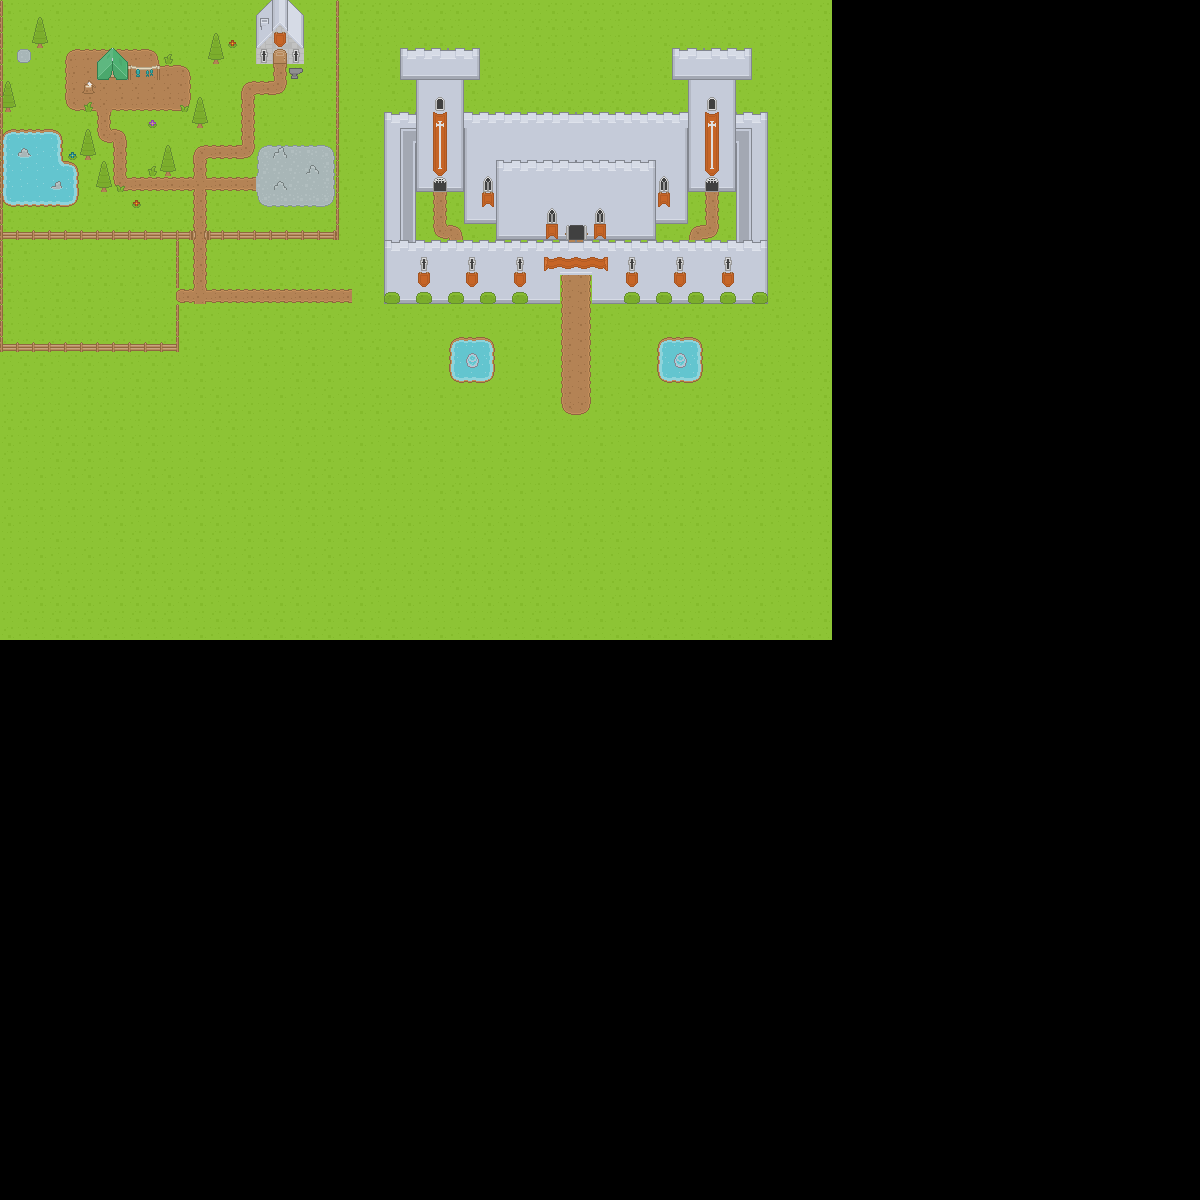

Rendered tile map (Tiled .tmx) drawn with the repository's tilesets; below, a short description and the map source with its tile grids summarised:
An orthogonal 75x75 tile map with 16x16 px tiles, 11 tile layers (Grass, Camp Floor, Castle, Smithing Shop, ...) and 79 objects.

<map version="2017.05.26" orientation="orthogonal" renderorder="left-down" width="75" height="75" tilewidth="16" tileheight="16" nextobjectid="1">
 <tileset firstgid="1" name="Base_Tileset" tilewidth="16" tileheight="16" spacing="1" tilecount="1767" columns="57">
  <image source="../Assets/Artwork/roguelikeSheet_transparent.png" width="968" height="526" />
  <tile id="2">
   <objectgroup draworder="index">
    <object id="1" x="11.0222" y="1.02222" width="4.97778" height="14.9556" />
    <object id="2" x="8" y="2" width="3.02222" height="13.9778" />
    <object id="3" x="6.02222" y="3.02222" width="1.95556" height="12.9778" />
    <object id="4" x="5.02222" y="4" width="1.04444" height="12.0222" />
    <object id="5" x="4.06667" y="5.02222" width="0.933333" height="10.9778" />
    <object id="6" x="3.02222" y="6" width="1.06667" height="9.97778" />
    <object id="7" x="1.97778" y="8" width="5.91111" height="7.91111" />
    <object id="8" x="1" y="12" width="3.33333" height="3.91111" />
   </objectgroup>
  </tile>
  <tile id="3">
   <objectgroup draworder="index">
    <object id="1" x="-0.0444444" y="2" width="16.8" height="16.3333" />
    <object id="4" x="4.02222" y="1" width="3.95556" height="15.6" />
    <object id="5" x="12" y="1.04444" width="4.02222" height="17.3778" />
   </objectgroup>
  </tile>
  <tile id="4">
   <objectgroup draworder="index">
    <object id="1" x="0" y="1.02222" width="5.02222" height="14.8889" />
    <object id="2" x="1.48889" y="2.02222" width="6.48889" height="12.8" />
    <object id="3" x="6.17778" y="3.04444" width="3.77778" height="2" />
    <object id="4" x="7.28889" y="4.04444" width="3.66667" height="3.37778" />
    <object id="5" x="8.71111" y="5.02222" width="3.24444" height="2.2" />
    <object id="6" x="10.3333" y="6.02222" width="2.62222" height="2.13333" />
    <object id="7" x="10.8" y="8" width="3.15556" height="2.35556" />
    <object id="8" x="11.2444" y="8.04444" width="2.73333" height="9.82222" />
    <object id="9" x="11.7778" y="12.0222" width="3.2" height="4.93333" />
   </objectgroup>
  </tile>
  <tile id="15">
   <objectgroup draworder="index">
    <object id="1" x="0.977778" y="4.02222" width="14.1111" height="4.97778" />
    <object id="2" x="2.06667" y="8.22222" width="10.1111" height="6.77778" />
   </objectgroup>
  </tile>
  <tile id="59">
   <objectgroup draworder="index">
    <object id="1" x="1.95556" y="-0.0444444" width="15.3333" height="16.1333" />
    <object id="2" x="1" y="4" width="14.9778" height="3.93333" />
    <object id="3" x="1" y="12.0222" width="16.1111" height="3.88889" />
   </objectgroup>
  </tile>
  <tile id="60">
   <objectgroup draworder="index">
    <object id="1" x="-0.0222222" y="0.0222222" width="16.0222" height="15.9556" />
   </objectgroup>
  </tile>
  <tile id="61">
   <objectgroup draworder="index">
    <object id="1" x="-0.133333" y="0" width="14.1111" height="16.0667" />
    <object id="2" x="4.82222" y="4.02222" width="10.1333" height="3.97778" />
    <object id="3" x="9.33333" y="12.0222" width="5.64444" height="4.02222" />
   </objectgroup>
  </tile>
  <tile id="114">
   <objectgroup draworder="index">
    <object id="1" x="0.0222222" y="0" width="14.9778" height="16.2667" />
    <object id="2" x="-0.0222222" y="0.977778" width="16.0444" height="15.0889" />
   </objectgroup>
  </tile>
  <tile id="116">
   <objectgroup draworder="index">
    <object id="1" x="0.977778" y="0" width="16.4" height="4" />
    <object id="2" x="2" y="3.82222" width="14.8667" height="4.13333" />
    <object id="3" x="3" y="7.26667" width="14.9778" height="2.71111" />
    <object id="4" x="4" y="9.46667" width="12.2444" height="1.51111" />
    <object id="5" x="5.02222" y="9.84444" width="11.0667" height="2.11111" />
    <object id="6" x="5.97778" y="10.8667" width="10.2444" height="2.04444" />
    <object id="7" x="8.04444" y="12.1333" width="8.6" height="1.88889" />
    <object id="8" x="11.0222" y="13.1778" width="5.93333" height="1.82222" />
   </objectgroup>
  </tile>
  <tile id="117">
   <objectgroup draworder="index">
    <!-- 4 objects omitted --></objectgroup>
  </tile>
  <tile id="118">
   <objectgroup draworder="index">
    <!-- 8 objects omitted --></objectgroup>
  </tile>
  <tile id="120">
   <objectgroup draworder="index">
    <!-- 1 objects omitted --></objectgroup>
  </tile>
  <tile id="177">
   <objectgroup draworder="index">
    <!-- 1 objects omitted --></objectgroup>
  </tile>
  <tile id="469">
   <objectgroup draworder="index">
    <!-- 1 objects omitted --></objectgroup>
  </tile>
  <tile id="616">
   <objectgroup draworder="index">
    <!-- 1 objects omitted --></objectgroup>
  </tile>
  <tile id="617">
   <objectgroup draworder="index">
    <!-- 1 objects omitted --></objectgroup>
  </tile>
  <tile id="643">
   <objectgroup draworder="index">
    <!-- 1 objects omitted --></objectgroup>
  </tile>
  <tile id="673">
   <objectgroup draworder="index">
    <!-- 3 objects omitted --></objectgroup>
  </tile>
  <tile id="674">
   <objectgroup draworder="index">
    <!-- 3 objects omitted --></objectgroup>
  </tile>
  <tile id="1224">
   <objectgroup draworder="index">
    <!-- 5 objects omitted --></objectgroup>
  </tile>
  <tile id="1251">
   <objectgroup draworder="index">
    <!-- 1 objects omitted --></objectgroup>
  </tile>
  <tile id="1252">
   <objectgroup draworder="index">
    <!-- 1 objects omitted --></objectgroup>
  </tile>
  <tile id="1253">
   <objectgroup draworder="index">
    <!-- 1 objects omitted --></objectgroup>
  </tile>
  <tile id="1281">
   <objectgroup draworder="index">
    <!-- 1 objects omitted --></objectgroup>
  </tile>
  <tile id="1338">
   <objectgroup draworder="index">
    <!-- 1 objects omitted --></objectgroup>
  </tile>
  <tile id="1359">
   <objectgroup draworder="index">
    <!-- 1 objects omitted --></objectgroup>
  </tile>
  <tile id="1362">
   <objectgroup draworder="index">
    <!-- 1 objects omitted --></objectgroup>
  </tile>
  <tile id="1368">
   <objectgroup color="#ff0000" draworder="index" />
  </tile>
  <tile id="1414">
   <objectgroup draworder="index">
    <!-- 1 objects omitted --></objectgroup>
  </tile>
  <tile id="1415">
   <objectgroup draworder="index">
    <!-- 1 objects omitted --></objectgroup>
  </tile>
  <tile id="1416">
   <objectgroup draworder="index">
    <!-- 1 objects omitted --></objectgroup>
  </tile>
  <tile id="1417">
   <objectgroup draworder="index">
    <!-- 1 objects omitted --></objectgroup>
  </tile>
 </tileset>
 <layer name="Grass" width="75" height="75">
  <data>[5625 cells, 2080 non-empty, 2 distinct tile ids]</data>
 </layer>
 <layer name="Camp Floor" width="75" height="75">
  <data>[5625 cells, 140 non-empty, 36 distinct tile ids]</data>
 </layer>
 <layer name="Castle" width="75" height="75">
  <data>[5625 cells, 105 non-empty, 13 distinct tile ids]</data>
 </layer>
 <layer name="Smithing Shop" width="75" height="75">
  <data>[5625 cells, 136 non-empty, 13 distinct tile ids]</data>
 </layer>
 <layer name="Doors" width="75" height="75">
  <data>[5625 cells, 156 non-empty, 34 distinct tile ids]</data>
 </layer>
 <layer name="Rooves" width="75" height="75">
  <data>[5625 cells, 85 non-empty, 23 distinct tile ids]</data>
 </layer>
 <layer name="Camp" width="75" height="75">
  <data>[5625 cells, 32 non-empty, 16 distinct tile ids]</data>
 </layer>
 <layer name="Trees/Foliage" width="75" height="75">
  <data>[5625 cells, 26 non-empty, 10 distinct tile ids]</data>
 </layer>
 <layer name="Zoning Fence" width="75" height="75">
  <data>[5625 cells, 73 non-empty, 5 distinct tile ids]</data>
 </layer>
 <layer name="Zoning Fence Overlap" width="75" height="75">
  <data>[5625 cells, 23 non-empty, 2 distinct tile ids]</data>
 </layer>
 <layer name="Collision" width="75" height="75">
  <data>[5625 cells, 0 non-empty, 0 distinct tile ids]</data>
 </layer>
</map>
<!-- 40 of 79 objects omitted -->
